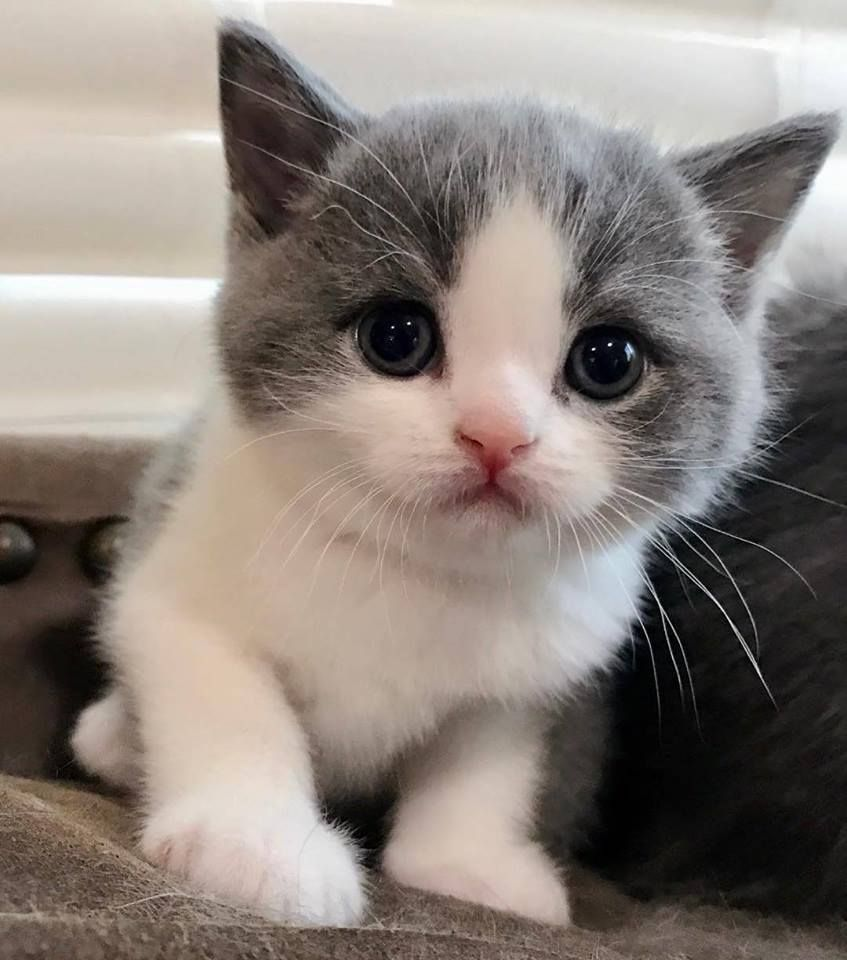
#> input picture gatito2.jpg, 847 x 960 px
$ python conv.py
#> lines starting #> are read from the running program, lines starting #| are printed output that depends on the picture
#Objetivo: Implementar la función convolución en una imagen
#Fecha de creación: 20/03/25
#Fecha de modificación: 22/03/25
#Autora: Libia Flores

import numpy as np
import cv2
import matplotlib.pyplot as plt

#Definir función convolución
def convolution(matriz_foto, matriz_kernel):

    #Dimensiones de la imagen y kernel
    f_matriz, col_matriz = matriz_foto.shape
    f_kernel, col_kernel = matriz_kernel.shape

    #Dimensiones de la matriz de salida
    f_salida = f_matriz - f_kernel + 1
    col_salida = col_matriz - col_kernel + 1

    #Matriz de salida
    salida = np.zeros((f_salida, col_salida))

    #Aplicar la convolución recorriendo la matriz
    for i in range(f_salida):
        for j in range(col_salida):
            smatriz = matriz_foto[i:i + f_kernel, j:j + col_kernel]
            salida[i][j] = np.sum(smatriz * matriz_kernel)

    return salida

#Ruta path de la imagen
image_path = 'gatito2.jpg'
imagen = cv2.imread(image_path)
#> imagen is the input picture: shape (960, 847, 3); mean B, G, R 122.4, 128.7, 138.2

#Convertir la imagen a escala de grises
if len(imagen.shape) == 3:
    imagen = cv2.cvtColor(imagen, cv2.COLOR_BGR2GRAY)
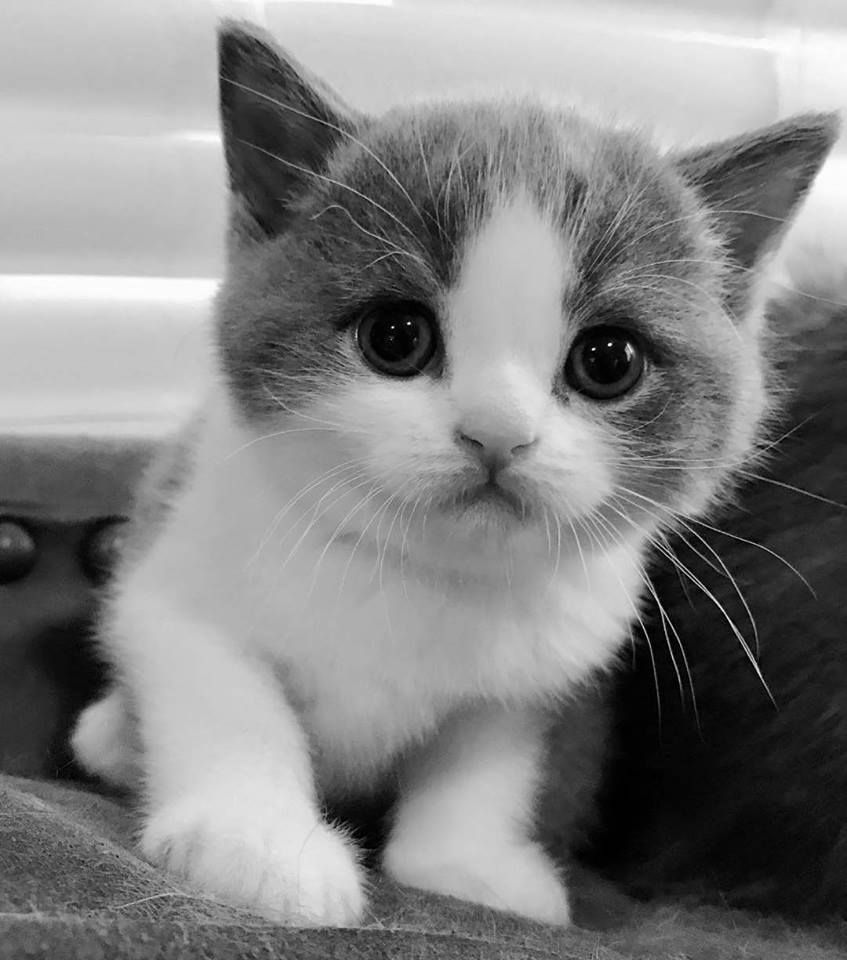
#> imagen: shape (960, 847); min 0, max 255, mean 130.8

#Kernel de ejemplo
kernel = np.array([
    [1, 0, -1],
    [1, 0, -1],
    [1, 0, -1]
])

#Aplicar la convolución
resultado = convolution(imagen, kernel)
#> after the loop in convolution, `for i in range(f_salida):`:
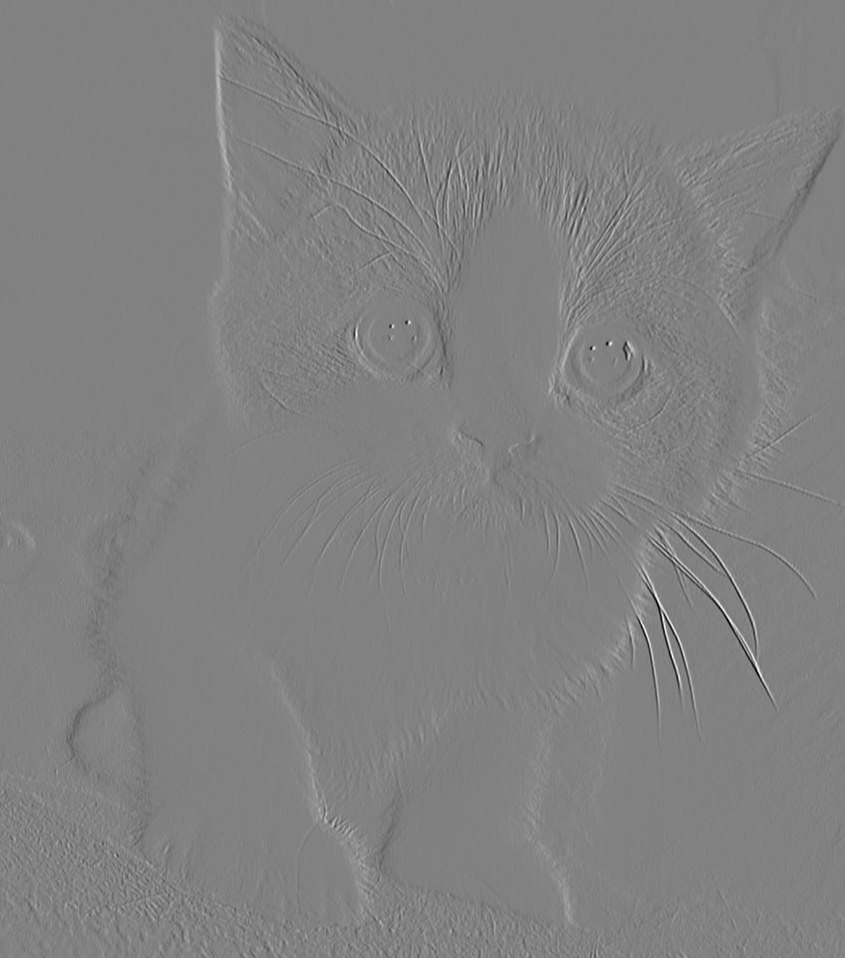
#> salida: shape (958, 845) float64; min -570, max 551, mean 0.2; drawn with min black and max white


#Mostrar resultados
plt.subplot(1, 2, 1)
plt.imshow(imagen, cmap='gray')
plt.title("Imagen Original")

plt.subplot(1, 2, 2)
plt.imshow(resultado, cmap='gray')
plt.title("Imagen con Convolución")

plt.show()
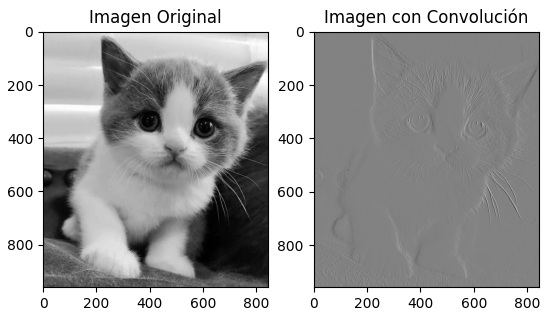
#> figure drawn by matplotlib, 2 panels
